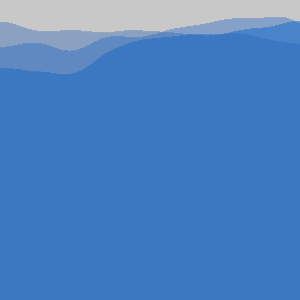
Frame 1 (no input)
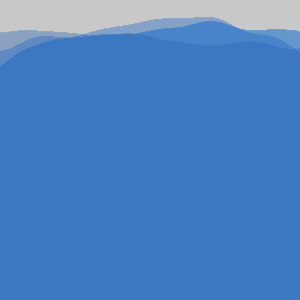
Frame 60 (the mouse pressed at the canvas centre just before this capture)
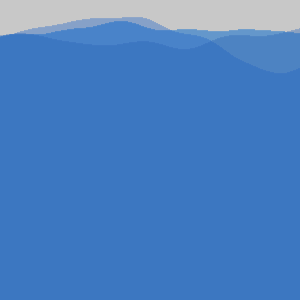
Frame 120 (the mouse held since frame 60 and released just before this capture)

The Processing sketch that drew these frames (run headless with seeded random() and noise(); from frame 60 on, the mouse is pressed at the canvas centre):

// Processing sketch: processing_15993
// ── processing_15993.pde

//Using noise to generate terrain/water
//M. Kontopoulos (11.2010

float t = 0.0;
float t2 = 0.0;
float t3 = 0.0;
float step = 0.005;
float step2 = 0.004;
float step3 = 0.006;
void setup()
{
  size(300,300);
  fill(100);
  smooth();
}
void draw()
{
  background(200);
  stroke(30,117,206, 150);
  for (int i=0; i<width; i++) {
    //try replacting t with mouseX!
    float mountain = noise((i+t)/300.0 + 8) * 150;
    line(i,height, i,mountain);
    t+=step;
  }

  stroke(30,100,200, 100);
  for (int i=0; i<width; i++) {
    //try replacting t with mouseX!
    float mountain = noise((i+t2)/280.0 + 10) * 160;
    line(i,height, i,mountain);
    t2+=step2;
  }

  stroke(40,100,180, 100);
  for (int i=0; i<width; i++) {
    //try replacting t with mouseX!
    float mountain = noise((i+t3)/320.0 + 9) * 155;
    line(i,height, i,mountain);
    t3+=step3;
  }
}
